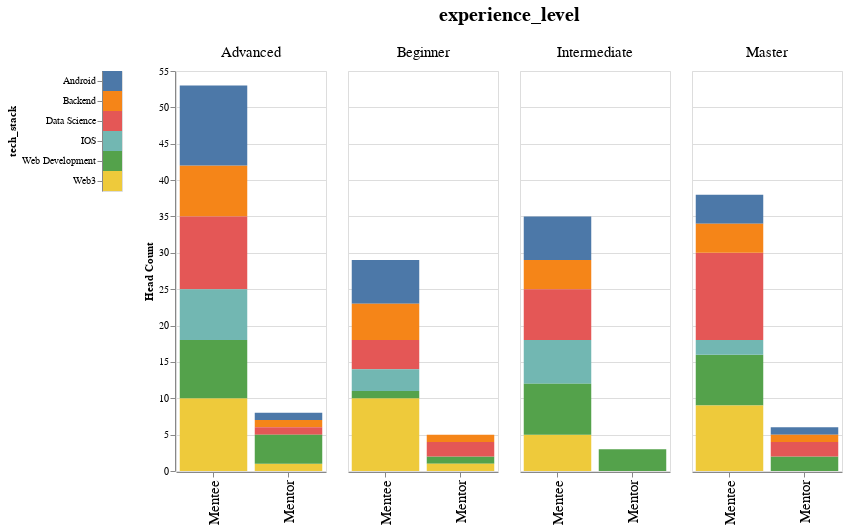

Source (notebook cell):
### Code cell
# Concatenate with data
full_graph = alt.hconcat(selector, main_graph, data=df)
full_graph.configure_axisX(labelFontSize=15, title="null").configure_header(labelFontSize=15, titleFontSize=20).configure_legend(disable=True)

### Figure 1 — Vega-Lite specification as saved in the notebook (floating-point values rounded to 4 significant figures; data arrays with more than 128 entries replaced by an {"elided": "..."} marker saying what was removed)
{"config": {"view": {"continuousWidth": 400, "continuousHeight": 300}, "axisX": {"labelFontSize": 15, "title": "null"}, "header": {"labelFontSize": 15, "titleFontSize": 20}, "legend": {"disable": true}}, "hconcat": [{"mark": "rect", "encoding": {"color": {"condition": {"field": "tech_stack", "type": "nominal", "selection": "selector003"}, "value": "lightgray"}, "y": {"field": "tech_stack", "type": "nominal"}}, "selection": {"selector003": {"type": "multi", "fields": ["tech_stack"]}}}, {"mark": "bar", "encoding": {"color": {"field": "tech_stack", "type": "nominal"}, "column": {"field": "experience_level", "type": "nominal"}, "x": {"field": "role", "type": "nominal"}, "y": {"aggregate": "count", "title": "Head Count", "type": "quantitative"}}, "height": 400, "transform": [{"filter": {"selection": "selector003"}}], "width": 150}], "data": {"name": "data-6a29deca8df3b29d4b8b40a210e75773"}, "$schema": "https://vega.github.io/schema/vega-lite/v4.17.0.json", "datasets": {"data-6a29deca8df3b29d4b8b40a210e75773": {"elided": "177 records"}}}
